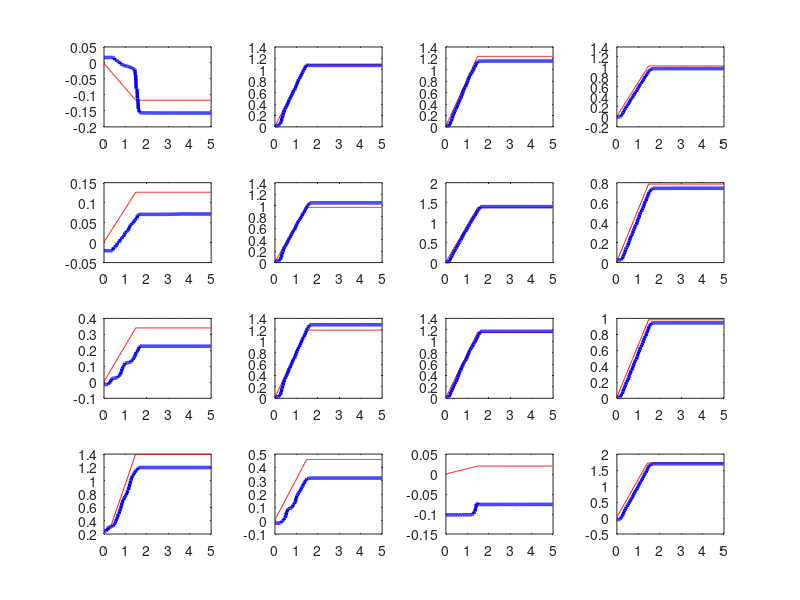
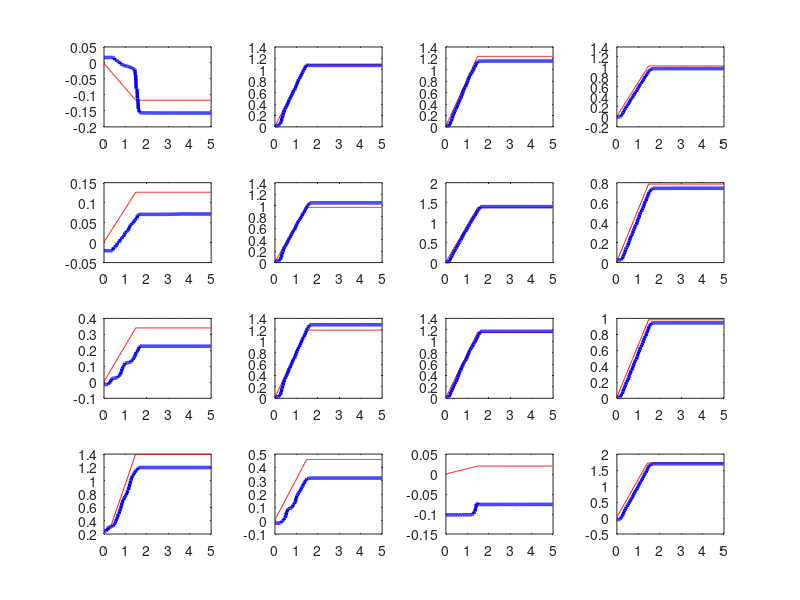
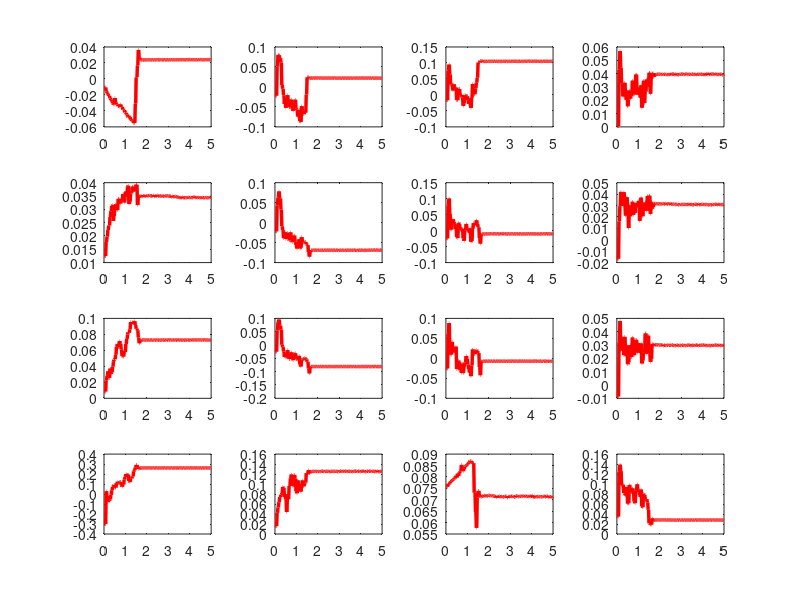
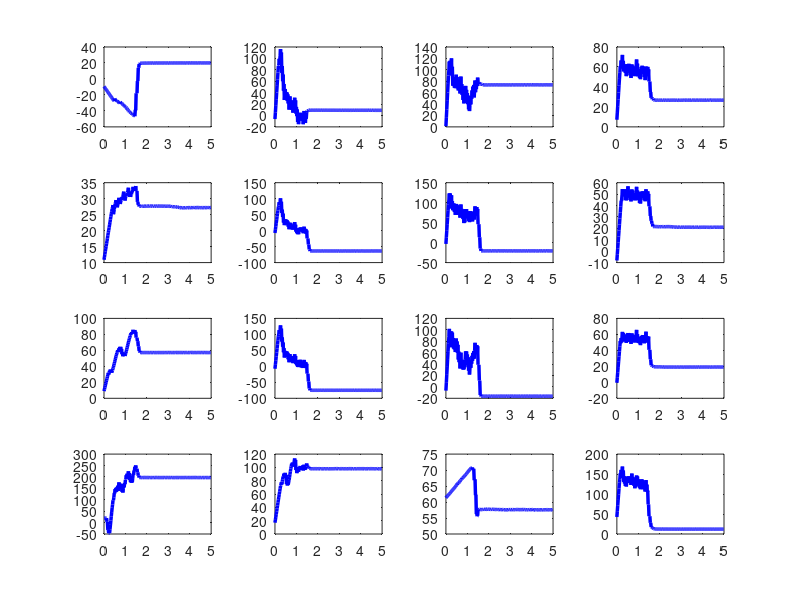

Reproduce these figures in MATLAB, in order.
%% load the data file
clear;
clc;
close all;
load('grasp_response.mat');

%% plot the desired joint position and real joint position
figure;hold on;title('joint position step response');
set(gca, 'FontSize', 20);
time = 0:0.02:0.02*(length(desired_joint_position)-1);
for i = 1:16
    subplot(4,4,i);
    plot(time, desired_joint_position(i,:), 'r', ...
    time, real_joint_position(i,:), 'b', 'linewidth', 2.5);
end

%legend('epoch reward', 'contact reward', 'Location','NorthWest');%'collision penalty', 'centre distance',
%xlabel('epoch');

%% plot the grasp response data
figure;hold on;title('joint position');
set(gca, 'FontSize', 20);
time = 0:0.02:0.02*(length(desired_joint_position)-1);
for i = 1:16
    subplot(4,4,i);
    plot(time, desired_joint_position(i,:), 'r', ...
    time, real_joint_position(i,:), 'b', 'linewidth', 2.5);
end

figure;hold on;title('desired joint torque');
set(gca, 'FontSize', 20);
time = 0:0.02:0.02*(length(desired_joint_position)-1);
for i = 1:16
    subplot(4,4,i);
    plot(time, desired_joint_torque(i,:), 'r', 'linewidth', 2.5);
end

figure;hold on;title('real joint torque');
set(gca, 'FontSize', 20);
time = 0:0.02:0.02*(length(desired_joint_position)-1);
for i = 1:16
    subplot(4,4,i);
    plot(time, real_joint_torque(i,:), 'b', 'linewidth', 2.5);
end

figure;hold on;title('joint velocity');
set(gca, 'FontSize', 20);
time = 0:0.02:0.02*(length(desired_joint_position)-1);
for i = 1:16
    subplot(4,4,i);
    plot(time, real_joint_velocity(i,:), 'r', 'linewidth', 2.5);
end